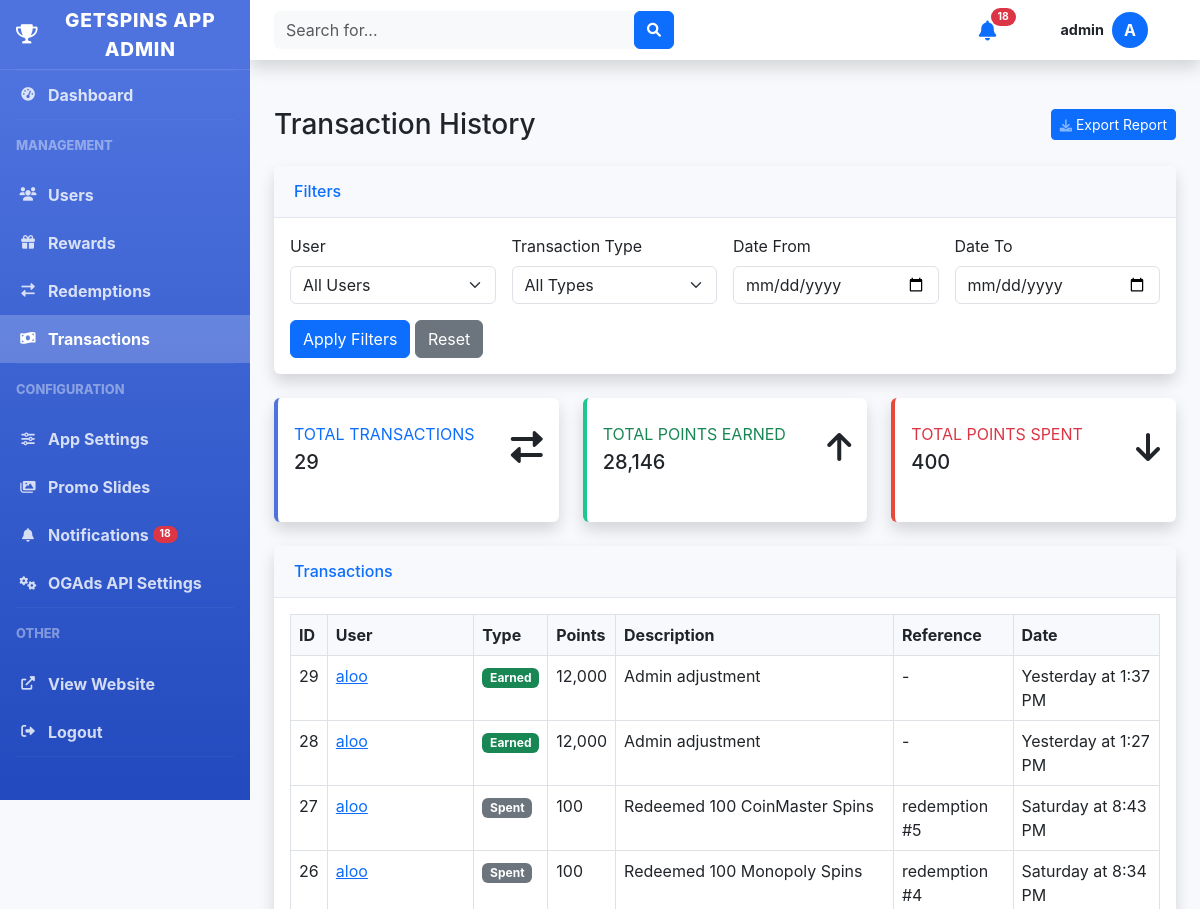
The page /admin/transactions.php (signed in, upper part) on the database as committed earlier.
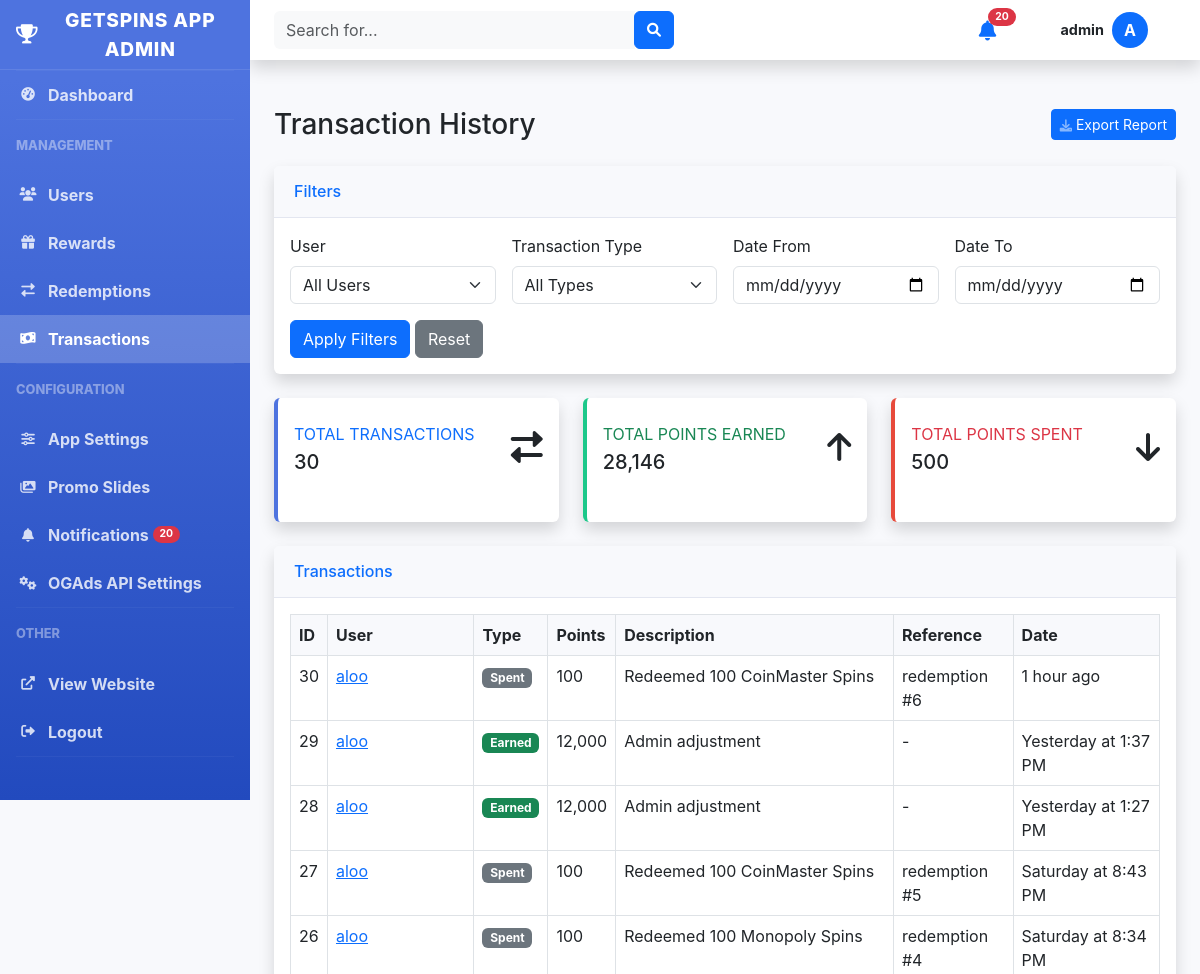
The same page on the database as committed later.
### tables this page shows
CREATE TABLE transactions (
            id INTEGER PRIMARY KEY AUTOINCREMENT,
            user_id INTEGER NOT NULL,
            type TEXT NOT NULL CHECK(type IN ('earn', 'spend')),
            points INTEGER NOT NULL,
            description TEXT NOT NULL,
            reference_id INTEGER NULL,
            reference_type TEXT NULL,
            created_at TIMESTAMP DEFAULT CURRENT_TIMESTAMP,
            FOREIGN KEY (user_id) REFERENCES users(id) ON DELETE CASCADE
        );

CREATE TABLE users (
            id INTEGER PRIMARY KEY AUTOINCREMENT,
            username TEXT NOT NULL UNIQUE,
            email TEXT NOT NULL UNIQUE,
            password TEXT NOT NULL,
            points INTEGER NOT NULL DEFAULT 0,
            is_admin INTEGER NOT NULL DEFAULT 0,
            created_at TIMESTAMP DEFAULT CURRENT_TIMESTAMP,
            updated_at TIMESTAMP DEFAULT CURRENT_TIMESTAMP
        , referral_code TEXT, referred_by INTEGER, is_blocked INTEGER DEFAULT 0 NOT NULL);

### includes/functions.php (called while the page is built, shortened)
<?php
function getUnreadNotificationsCount() {
    try {
        $db = Database::getInstance();
        $conn = $db->getConnection();
        $stmt = $conn->query("SELECT COUNT(*) FROM admin_notifications WHERE is_read = 0");
        return $stmt->fetchColumn();
    } catch (PDOException $e) {
        error_log("Error counting unread notifications: " . $e->getMessage());
        return 0;
    }
}
function formatDate($date_string) {
    $date = new DateTime($date_string);
    $now = new DateTime();
    $diff = $now->diff($date);
    if ($diff->days == 0) {
        return $diff->h . " hour" . ($diff->h > 1 ? "s" : "") . " ago";
    } else if ($diff->days == 1) {
        return "Yesterday at " . $date->format('g:i A');
    } else if ($diff->days < 7) {
        return $date->format('l') . " at " . $date->format('g:i A');
    } else {
        return $date->format('M j, Y') . " at " . $date->format('g:i A');
    }
}
function formatPoints($points) {
    $pointsValue = intval($points);
    return number_format($pointsValue);
}
?>

### includes/auth.php (called while the page is built, shortened)
<?php
class Auth {
    private $db;
    public function __construct() {
        $this->db = Database::getInstance();
    }
    public function getUser() {
        $user_id = $_SESSION['user_id'];
        $conn = $this->db->getConnection();
        try {
            $stmt = $conn->prepare("SELECT id, username, email, points, is_admin, created_at, referral_code, referred_by FROM users WHERE id = :user_id");
            $stmt->bindValue(':user_id', $user_id);
            $stmt->execute();
            $user = $stmt->fetch(PDO::FETCH_ASSOC);
            return $user;
        } catch (PDOException $e) {
            error_log('Error getting user: ' . $e->getMessage());
            return null;
        }
    }
}
?>

### admin/transactions.php (the view, shortened to what the changed rows need)
<?php
require_once '../includes/config.php';
require_once '../includes/auth.php';
require_once '../includes/functions.php';
$db = Database::getInstance();
$conn = $db->getConnection();
$query = "SELECT t.*, u.username FROM transactions t JOIN users u ON t.user_id = u.id WHERE 1=1";
$query .= " ORDER BY t.created_at DESC LIMIT 500";
try {
    $stmt = $conn->prepare($query);
    $stmt->execute();
    $transactions = $stmt->fetchAll(PDO::FETCH_ASSOC);
} catch (PDOException $e) {
    error_log("Error fetching transactions: " . $e->getMessage());
    $transactions = [];
    $users = [];
}
$earn_total = 0;
$spend_total = 0;
foreach ($transactions as $transaction) {
    if ($transaction['type'] === 'earn') {
        $earn_total += $transaction['points'];
    } else {
        $spend_total += $transaction['points'];
    }
}
include 'header.php';
?>
<div class="container-fluid">
    <div class="d-sm-flex align-items-center justify-content-between mb-4">
        <h1 class="h3 mb-0 text-gray-800">Transaction History</h1>
    </div>
    <div class="row mb-4">
        <div class="col-md-4">
            <div class="card border-left-primary shadow h-100 py-2">
                <div class="card-body">
                    <div class="row no-gutters align-items-center">
                        <div class="col mr-2">
                            <div class="text-xs font-weight-bold text-primary text-uppercase mb-1">
                                Total Transactions
                            </div>
                            <div class="h5 mb-0 font-weight-bold text-gray-800"><?php echo count($transactions); ?></div>
                        </div>
                    </div>
                </div>
            </div>
        </div>
        <div class="col-md-4">
            <div class="card border-left-danger shadow h-100 py-2">
                <div class="card-body">
                    <div class="row no-gutters align-items-center">
                        <div class="col mr-2">
                            <div class="text-xs font-weight-bold text-danger text-uppercase mb-1">
                                Total Points Spent
                            </div>
                            <div class="h5 mb-0 font-weight-bold text-gray-800"><?php echo formatPoints($spend_total); ?></div>
                        </div>
                    </div>
                </div>
            </div>
        </div>
    </div>
    <div class="card shadow mb-4">
        <div class="card-body">
            <div class="table-responsive">
                <table class="table table-bordered" id="transactionsTable" width="100%" cellspacing="0">
                    <thead>
                        <tr>
                            <th>ID</th>
                            <th>User</th>
                            <th>Type</th>
                            <th>Points</th>
                            <th>Description</th>
                            <th>Reference</th>
                            <th>Date</th>
                        </tr>
                    </thead>
                    <tbody>
                        <?php if (count($transactions) > 0): ?>
                            <?php foreach ($transactions as $transaction): ?>
                            <tr>
                                <td><?php echo $transaction['id']; ?></td>
                                <td>
                                    <a href="users.php?action=view&id=<?php echo $transaction['user_id']; ?>">
                                        <?php echo htmlspecialchars($transaction['username']); ?>
                                    </a>
                                </td>
                                <td>
                                    <?php if ($transaction['type'] === 'earn'): ?>
                                    <span class="badge bg-success">Earned</span>
                                    <?php else: ?>
                                    <span class="badge bg-secondary">Spent</span>
                                    <?php endif; ?>
                                </td>
                                <td><?php echo formatPoints($transaction['points']); ?></td>
                                <td><?php echo htmlspecialchars($transaction['description']); ?></td>
                                <td>
                                    <?php
                                    if ($transaction['reference_id'] && $transaction['reference_type']) {
                                        echo htmlspecialchars($transaction['reference_type'] . ' #' . $transaction['reference_id']);
                                    } else {
                                        echo '-';
                                    }
                                    ?>
                                </td>
                                <td><?php echo formatDate($transaction['created_at']); ?></td>
                            </tr>
                            <?php endforeach; ?>
                        <?php else: ?>
                        <tr>
                            <td colspan="7" class="text-center">No transactions found</td>
                        </tr>
                        <?php endif; ?>
                    </tbody>
                </table>
            </div>
        </div>
    </div>
</div>
<?php include 'footer.php'; ?>

### admin/header.php (shortened to what the changed rows need)
<?php
require_once '../includes/config.php';
require_once '../includes/auth.php';
require_once '../includes/functions.php';
$auth = new Auth();
$current_user = $auth->getUser();
?>
<!DOCTYPE html>
<html lang="en">
<head>
    <link href="https://cdn.jsdelivr.net/npm/bootstrap@5.3.0-alpha1/dist/css/bootstrap.min.css" rel="stylesheet">
    <link href="https://cdnjs.cloudflare.com/ajax/libs/font-awesome/6.0.0/css/all.min.css" rel="stylesheet">
</head>
<body>
    <div id="wrapper">
        <?php include 'sidebar.php'; ?>
        <div id="content-wrapper" class="d-flex flex-column">
            <div id="content">
                <nav class="navbar navbar-expand navbar-light bg-white topbar mb-4 static-top shadow" style="height: 60px;">
                    <ul class="navbar-nav ml-auto">
                        <li class="nav-item dropdown no-arrow mx-1">
                            <?php
                            $unread_count = getUnreadNotificationsCount();
                            ?>
                            <a class="nav-link position-relative d-inline-flex align-items-center justify-content-center" href="#" id="alertsDropdown" role="button" data-bs-toggle="dropdown" aria-expanded="false" style="padding: 0.75rem 1rem;">
                                <i class="fas fa-bell text-primary" style="font-size: 1.25rem; position: relative; top: 9px;"></i>
                                <?php if ($unread_count > 0): ?>
                                <span class="position-absolute badge rounded-pill bg-danger" style="font-size: 0.65rem; top: 0.5rem; right: 0.5rem;">
                                    <?php echo $unread_count < 100 ? $unread_count : '99+'; ?>
                                </span>
                                <?php endif; ?>
                            </a>
                        </li>
                    </ul>
                </nav>

### admin/sidebar.php (shortened to what the changed rows need)
<?php
$current_page = basename($_SERVER['PHP_SELF']);
?>
<div class="sidebar">
    <ul class="nav flex-column">
        <li class="nav-item">
            <a class="nav-link <?php echo $current_page === 'notifications.php' ? 'active' : ''; ?>" href="notifications.php">
                <i class="fas fa-fw fa-bell"></i>
                Notifications
                <?php
                $unread_count = getUnreadNotificationsCount();
                if ($unread_count > 0):
                ?>
                <span class="badge bg-danger rounded-pill ms-1" style="font-size: 0.65rem; transform: translateY(-1px); display: inline-block;"><?php echo $unread_count < 100 ? $unread_count : '99+'; ?></span>
                <?php endif; ?>
            </a>
        </li>
    </ul>
</div>

Rows that differ between the two databases and show on the page:
added transactions: id "30", user.username "aloo", type "Spent", points "100", description "Redeemed 100 CoinMaster Spins", reference_type+reference "redemption #6", created_at "1 hour ago"
Other text that changed with them:
$unread_count: "18" → "20"
count($transactions): "29" → "30"
formatPoints($spend_total): "400" → "500"
